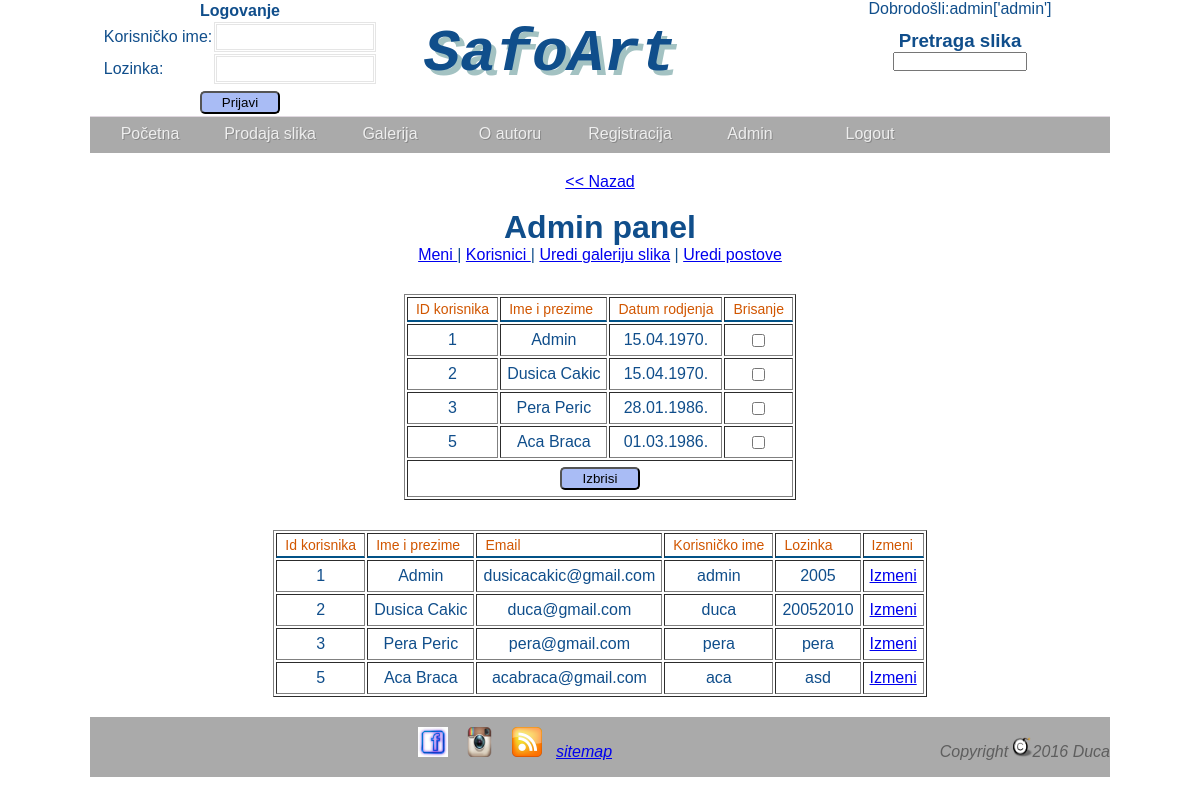
Screenshot of /net2ftp-1475092921/public_html/korisnici.php (signed in) with the database file from the repository.
### tables this page shows
CREATE TABLE IF NOT EXISTS `menu` (
  `idMenu` int(50) NOT NULL AUTO_INCREMENT,
  `ime` varchar(50) NOT NULL,
  `x` int(15) NOT NULL,
  `link` varchar(50) NOT NULL,
  `tezina` int(50) NOT NULL,
  `roditelj` int(50) NOT NULL,
  PRIMARY KEY (`idMenu`)
);

CREATE TABLE IF NOT EXISTS `korisnici` (
  `id_korisnika` int(11) NOT NULL AUTO_INCREMENT,
  `ime_prezime` varchar(50) NOT NULL,
  `korisnicko_ime` varchar(20) NOT NULL,
  `mail` varchar(50) NOT NULL,
  `god` int(10) NOT NULL,
  `lozinka` varchar(10) NOT NULL,
  `pol` char(2) NOT NULL,
  `id_uloge` int(5) NOT NULL,
  PRIMARY KEY (`id_korisnika`)
);

### net2ftp-1475092921/public_html/korisnici.php (the view, shortened to what this page needs)
	<?php
   if($_SESSION['nazivUloge']=='admin'){
   ?>
<!DOCTYPE html PUBLIC "-//W3C//DTD XHTML 1.0 Transitional//EN" "http://www.w3.org/TR/xhtml1/DTD/xhtml1-transitional.dtd">
<html xmlns="http://www.w3.org/1999/xhtml" xml:lang="en" lang="en">
<html>
    <head>
		 <link href="style.css" rel="stylesheet" type="text/css" />
		  <link rel="stylesheet" href="base.css" type="text/css" media="screen" charset="utf-8"/>
	</head>
    <body>
	 <div id="omot">
	       <div id="header"><?php include('header.php');?> </div>
		   <div class="nav">
           <?php include_once('menu.php'); ?>
		   </div>
		   <div id="sredina" style="margin:20px auto;text-align:center;">
          <p><a href="admin.php"><< Nazad</a></p><br/>
		   <h1>Admin panel</h1>
				  <a href="view_meni.php"> Meni </a>  |
		         <a href="korisnici.php"> Korisnici </a>  |
		   <a href="adminSlike.php">Uredi galeriju slika</a>      |
		  <a href="adminPost.php">Uredi postove</a>
		<?php
		include('konn.php');
	$upit = "SELECT *
	FROM korisnici ORDER BY id_korisnika";
	$rez = mysqli_query($conn,$upit);
	if(mysqli_num_rows($rez) == 0)
	{
		echo "Trenutno nema zapisa u bazi !";
	}
	else
	{
		?>
		<form method="post" action="<?php echo $_SERVER['php_self'];?>">
			<table border='1'style="margin:auto;margin:30px auto;" class="brisKor">
				<tr>
				     <th>ID korisnika</th>
					<th>Ime i prezime</th>
					<th>Datum rodjenja</th>
					<th>Brisanje</th>
				</tr>
		<?php
		while($r = mysqli_fetch_array($rez))
		{
          echo "<tr>
          <td>".$r['id_korisnika']."</td>
		<td>".$r['ime_prezime']."</td>
		<td>".@date('d.m.Y.', $r['god'])."</td>
		<td><input type='checkbox' name='brisanje[]' value='".$r['id_korisnika']."'></td>
	  </tr>";
		}
echo "<tr>
		<td colspan='4' align ='center'>
			<input type='submit' name='btnBrisi' value='Izbrisi'class='dugme'/>
		</td>
	  </tr>
	 </table>
	</form>";
	}
?>
	       	<table border='1' class='brisKor' style="margin:20px auto ">
		<tr>
			<th>Id korisnika</th>
			<th>Ime i prezime</th>
			<th>Email</th>
			<th>Korisničko ime</th>
			<th>Lozinka</th>
			<th>Izmeni</th>
		</tr>
<?php
include('konn.php');
	$upit="SELECT * FROM korisnici";
	$run=mysqli_query($conn,$upit)or die("greska".mysqli_error());
	while($red=mysqli_fetch_array($run)){
	$id=$red['id_korisnika'];
	$ime=$red['ime_prezime'];
	$email=$red['mail'];
	$user=$red['korisnicko_ime'];
	$lozinka=$red['lozinka'];
?>
		<tr>
		<td><?php echo $id?></td>
		<td><?php echo $ime?></td>
		<td><?php echo $email?></td>
		<td><?php echo $user?></td>
		<td><?php echo $lozinka?></td>
		<td><a href="izmena_korisnika.php?edit=<?php echo $id;?>">Izmeni</a></td>
		</tr>
<?php } ?>
	</table>
		   </div>
		   <div id="footer"><?php include('footer.php');?></div>
	 </div>
	</body>
</html>
   <?php }
   ?>

### net2ftp-1475092921/public_html/header.php (shortened to what this page needs)
<div id="loginforma">
			<form method="POST" >
	     <table style=" margin:0 auto;">
		 <tr>
			    <th colspan="2" > Logovanje</th>
			 </tr>
			 <tr>
			    <td>Korisničko ime:</td>
				<td>
				   <input type="text" class="styled" name="tbKorIme" />
				</td>
			 </tr>
			 <tr>
			    <td>Lozinka:</td>
				<td>
				   <input type="password" class="styled" name="tbLozinka" />
				</td>
			 </tr>
			 <tr>
			    <td colspan="2" align="center">
				    <input type="submit" value="Prijavi" class="ulogujse" name="btnLogovanje"/>
				</td>
			 </tr>
		 </table>
	  </form>
</div>
<div id="logo">
<a href="index.php">
		 <div id="textLogo">
          <h1>SafoArt</h1>
		  </div>
		  </a>
</div>
<div id="search_descr">
		  <div class="descr"><?php
			if(isset($_SESSION['idUloge'])){
			print "Dobrodošli:".$_SESSION['username']."['".$_SESSION['nazivUloge']."']";
			}
			?>
			</div>
			<div class="search">
			<form>
			<p><h3>Pretraga slika</h3></p>
<input type="text" size="30" id="tbTrazi"onkeyup="showResult(this.value)">
</form>
			</div>
	</div>

### net2ftp-1475092921/public_html/menu.php (shortened to what this page needs)
 <?php
  include('konn.php');
$upit="SELECT * FROM menu WHERE roditelj=0 ORDER BY idMenu ASC";
$rezultat=mysqli_query($conn,$upit);
 echo '<ul id="menu" class="menu">';
 while($red=mysqli_fetch_array($rezultat)){
	 echo"<li><a href='".$red['link']."' >".$red['ime']."</a>";
     Podmeni($red['idMenu'],$conn);
	 echo"</li>";
 }
 if(isset($_SESSION['idUloge']))
			{
			?>
			<a href="logout.php">Logout</a>
			<?php }
 echo "</ul>";
  function Podmeni($roditelj,$conn)
		{
			$upit1="SELECT * FROM menu WHERE roditelj=$roditelj ORDER BY idMenu ASC";
			$rezultat=mysqli_query($conn,$upit1);
			$vratila_podmeni=mysqli_num_rows($rezultat);
			if($vratila_podmeni>0)
			{
				while($red=mysqli_fetch_array($rezultat))
				{
					Podmeni($red['idMenu'],$conn);
				}
			}
		}
	?>

### net2ftp-1475092921/public_html/footer.php (shortened to what this page needs)
<ul>
   <li><a href="https://www.facebook.com/marijasafa.timotijevic"><img src="img/face.png" width=30 height=30/></a></li>
   <li><a href="https://www.instagram.com"><img src="img/instagram.png"width=35 height=30/></a></li>
   <li><a href="rss.php"><img src="img/rss.png"width=30 height=30/></a></li>
    <li><a href="sitemap.xml"><i>sitemap</i></a></li>
  <li><span style="float:right;margin-top:10px;color:#5E5E5E;"><i>Copyright <img src="img/copy.png" width=20 height=20/>2016 Duca</i></span></li>
</ul>

### net2ftp-1475092921/public_html/style.css (style rules this page uses)
* { padding:0px; margin:0px; outline:0 }
body { font-family: Arial,Helvetica,sans-serif; background-repeat:no-repeat; background-attachment:fixed; color:#104E8B; / }
#omot { width:1020px; margin:0 auto; }
#header { width:1020px;border-bottom:1px solid #E0D8E0;background-color:#FFFFFF;display:block; }
#loginforma { width:300px;display:block;float:left; }
.styled { width:150px;height:20px;border: 3px double #E5E5E5; padding: 2px 3px; }
.ulogujse { margin-top:5px; width:80px; padding:2px; background-color:#A9BCF5; border-radius: 5px; }
#logo { display:inline;float:left;width:320px; }
#logo a { text-decoration:none; }
#textLogo h1 { color:#104E8B; text-align:center; padding:20px 10px 10px 10px; text-shadow:5px 5px #a3c2c2; font-size:60px; font-style:oblique; font-family:Courier New; }
#search_descr { width:400px;display:inline;float:right;text-align:center; }
.descr { width:300px;display:block;height:30px;float:right; }
.search { width:300px;display:block;text-align:center;float:right; }
#tbTrazi { width:130px;margin:0px; }
.nav { width:1020px;height:36px; background:#aaa; color:#fff; text-shadow:1px 1px #888; z-index:1000;margin:auto; }
#menu { width:1020px;margin:auto;text-align:center; }
.menu a { float:left; color:#eee; text-decoration:none; width:120px; height:28px; padding-top:8px }
.menu { list-style:none; font:16px Arial,Verdana; text-align:center; width:600px; margin:0 auto }
.menu li { position:relative; float:left; width:120px; z-index:1000 }
#sredina { width:1020px; background-color:#FFFFFF; display:block; margin:auto; }
#footer { height:60px;width:1020px;background:#aaa;text-align:center;display:block; }
#footer img { padding-top:10px; }
#footer ul { line-height:50px; }
#footer ul li { list-style:none;text-decoration:none;display:inline; }
#footer li a { display:inline;padding:5px; }
.dugme { width:80px; padding:2px; background-color:#A9BCF5; border-radius: 5px; -moz-border-radius: 5px; }

### net2ftp-1475092921/public_html/base.css (style rules this page uses)
.brisKor th { border-bottom: 2px solid #015287; color: #D15600; font-size: 14px; font-weight: normal; text-align: left; padding: 3px 8px; }
.brisKor td { padding: 6px; }

### rows the page displays
menu: ime "Početna"
menu: ime "Prodaja slika"
menu: ime "Galerija"
menu: ime "O autoru"
menu: ime "Registracija"
menu: ime "Admin"
korisnici: id_korisnika "1", ime_prezime "Admin", god "15.04.1970.", mail "dusicacakic@gmail.com", korisnicko_ime "admin", lozinka "2005"
korisnici: id_korisnika "2", ime_prezime "Dusica Cakic", god "15.04.1970.", mail "duca@gmail.com", korisnicko_ime "duca", lozinka "20052010"
korisnici: id_korisnika "3", ime_prezime "Pera Peric", god "28.01.1986.", mail "pera@gmail.com", korisnicko_ime "pera", lozinka "pera"
korisnici: id_korisnika "5", ime_prezime "Aca Braca", god "01.03.1986.", mail "acabraca@gmail.com", korisnicko_ime "aca", lozinka "asd"

### other values shown
$_SESSION['username'] "admin"
$_SESSION['nazivUloge'] "admin"
